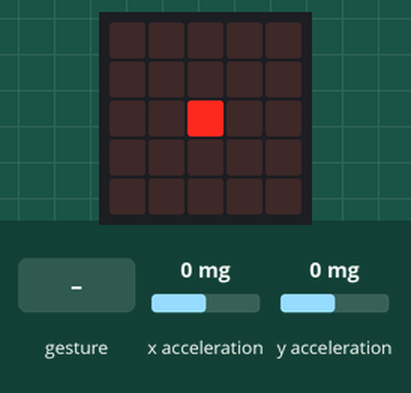
Recording of a program running on a simulated BBC micro:bit (MakeCode). Shown: the board's 5×5 LED display. The test bench sets the inputs (shaded band); at power-on: y acceleration 0 mg, x acceleration 0 mg. Random numbers come from a fixed seed; a tilt is held for 1.5 s and a shake lasts 1 s, then the board lies face up again.

Above: at 0.1 s.
1.7 s: y acceleration set to 1440 mg
At 2.14 s:
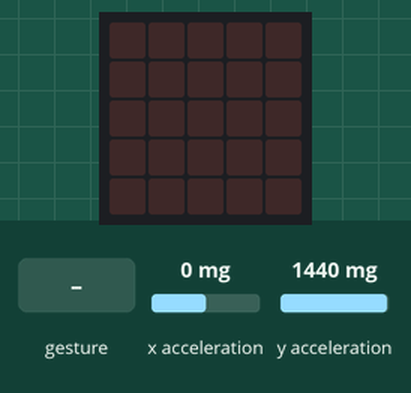
4.5 s: gesture 'shake'
8.0 s: x acceleration set to -1440 mg
11.6 s: x acceleration set to 1440 mg
13.2 s: gesture 'logo up'
16.0 s: y acceleration set to -1440 mg
Timing chart, 0 to 19.0 s (numbered marks = the images above; inputs shaded):
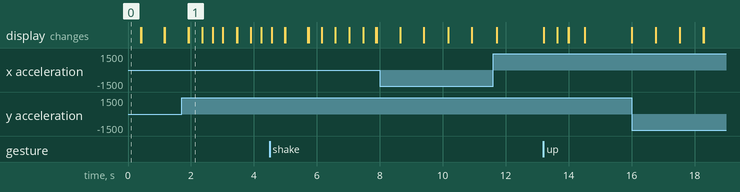

Measured:
- what the display in image 1 shows lasts 0.5 s, from 1.9 s to 2.4 s

The program:

main.ts
```typescript
input.onGesture(Gesture.Shake, function () {
    X = randint(0, 2)
    if (X == 2) {
        basic.showIcon(IconNames.Scissors)
    }
    if (X == 0) {
        basic.showIcon(IconNames.Chessboard)
    }
    if (X == 1) {
        basic.showIcon(IconNames.Square)
    }
})
let X = 0
X = 2
let Y = 2
basic.showLeds(`
    . . . . .
    . . . . .
    . . # . .
    . . . . .
    . . . . .
    `)
basic.forever(function () {
    if (input.isGesture(Gesture.LogoUp)) {
        if (Y < 4) {
            led.unplot(X, Y)
            Y += 1
            led.plot(X, Y)
            basic.pause(100)
        }
    }
    if (input.isGesture(Gesture.LogoDown)) {

    }
    if (Y > 0) {
        led.unplot(X, Y)
        Y += -1
        led.plot(X, Y)
        basic.pause(100)
    }
    if (input.isGesture(Gesture.TiltLeft)) {
        if (0 > 0) {
            led.unplot(X, Y)
            Y += -1
            led.plot(X, Y)
            basic.pause(100)
        }
    }
    if (input.isGesture(Gesture.TiltRight)) {
        if (X < 4) {
            led.unplot(X, Y)
            X += 1
            led.plot(X, Y)
            basic.pause(100)
        }
    }
})
basic.forever(function () {
    if (input.pinIsPressed(TouchPin.P0)) {
        basic.showIcon(IconNames.Angry)
    } else {
        basic.clearScreen()
    }
})
basic.forever(function () {
    if (input.acceleration(Dimension.X) < -20) {
        basic.showString("<")
    }
    if (input.acceleration(Dimension.X) < 20) {
        basic.showString(">")
    }
    if (input.acceleration(Dimension.Y) < 20) {
        basic.showString("*")
    }
    if (input.acceleration(Dimension.Y) < -20) {
        basic.showString("$")
    }
})
```

test.ts
```typescript
// aquí va el archivo "tests"; esto no se compilará cuando este paquete se utilice como una extensión.
```
